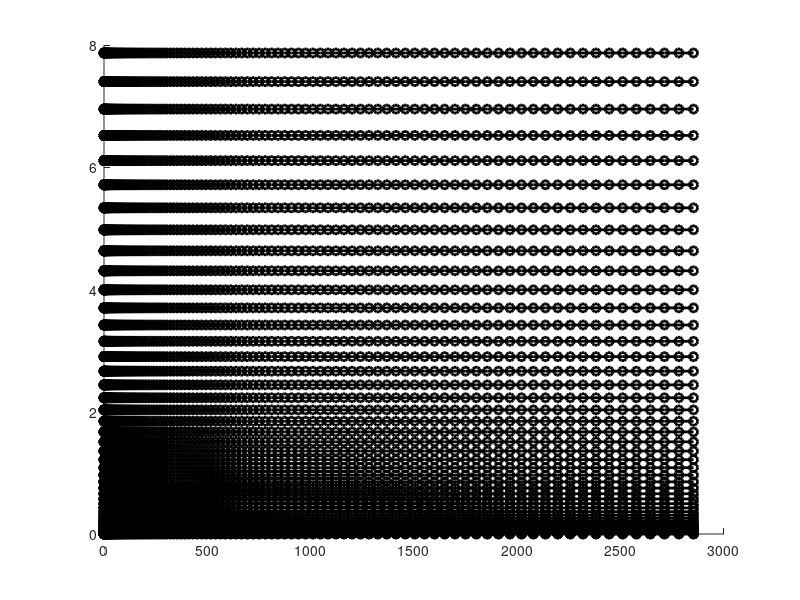
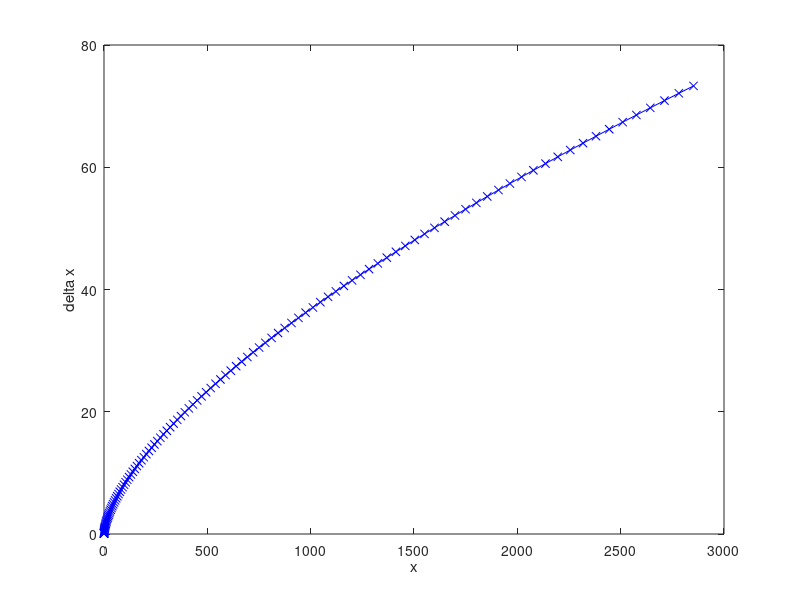
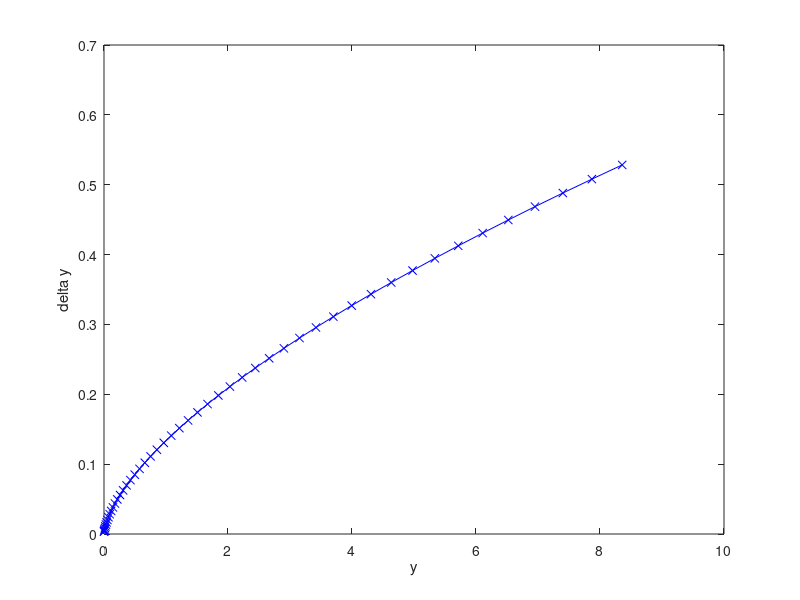

The MATLAB script that drew these images, in order:
close all
clear
clc

page_screen_output(0)

% ==============  FREESTREAM CONDITION  ==================
T_fs   = 220;      % [K]
U_fs   = 20000;    % [m/s]
V_fs   = 0;        % [m/s]
rho_fs = 5.65e-5;  % [kg/m3]

% ==============  DOMAIN PARAMETERS  =====================
Nelements    = 120;
Nstreamlines = 50;

% Parabolic spacing
deltax_0 = 0.04;
a_x = 0.005;
b_x = 0.0005;

deltay_0 = 0.003;
a_y = 0.0002;
b_y = 0.0001;

deltax = @(id) a_x*id.^2 + b_x*id + deltax_0;
deltay = @(id) a_y*id.^2 + b_y*id + deltay_0;

x_vect = [0];
y_vect = [0];

for(ele_id = 1:Nelements)
  x_vect(ele_id + 1) = x_vect(ele_id) + deltax(ele_id-1);
end

for(str_id = 1:Nstreamlines)
  y_vect(str_id + 1) = y_vect(str_id) + deltay(str_id-1);
end


% PLOT the generated streamlines
[XX,YY] = meshgrid(x_vect, y_vect);

figure
hold on
for(str_id = 1:Nstreamlines)
  plot(x_vect, y_vect(str_id)*ones(size(x_vect)), '-ok', 'linewidth', 2)
end

figure
plot(x_vect, deltax([1:numel(x_vect)]), '-xb')
xlabel('x')
ylabel('delta x')

figure
plot(y_vect, deltay([1:numel(y_vect)]), '-xb')
xlabel('y')
ylabel('delta y')


return
% =======  Load data file storing initial condition  ======
dd = load('FINAL_vertExt.csv');

% Extract it
yy_sim = dd(:,end-1);
TT_sim = dd(:,1);
ni_sim = dd(:,[2:12]);

n_sim = sum(ni_sim, 2);

Xi_sim = ni_sim./repmat(n_sim, 1, size(ni_sim,2));

yy_sim = [0; yy_sim];
TT_sim = [TT_sim(1); TT_sim];
Xi_sim = [Xi_sim(1,:); Xi_sim];

% Plot solution
figure
plot(yy_sim, TT_sim)

figure
plot(yy_sim, Xi_sim, 'k')

%%%% % Extended solution
%%%% yy_ext = [yy; 100];
%%%% TT_ext = [TT; T_fs];
%%%% 
%%%% for s_id = 1:size(Xi,2)
%%%%   Xi_ext(:,s_id) = []
%%%% end

% =======  Create and write streamlines   =========

for(str_id = 1:Nstreamlines)

  % Create a streamline file
  filename = sprintf('./streamlines/str_%05d', str_id-1);
  filename 
  fid = fopen(filename,'w');

  fprintf('Writing streamline %d\n', str_id);

  % March along streamline
  for(point_id = 1:Nelements)
    x = x_vect(point_id);
    y = y_vect(str_id);

    Xi = zeros(1,11);

    if(y < yy_sim(end))  % if I'm inside the previously simulated region
      T_now = interp1(yy_sim, TT_sim, y);
  
      % Mole fractions
      for s_id = 1:11
        Xi(s_id) = interp1(yy_sim, Xi_sim(:,s_id), y);
      end

    else % Freestream
      T_now = T_fs;

      Xi(7) = 0.79;
      Xi(9) = 0.21;
    end

    % x, y, T, rho, U, V, Xi
    fprintf(fid, '%e %e %e %e %e %e ', x, y, T_now, rho_fs, U_fs, V_fs);
    
    for s_id = 1:11
      fprintf(fid, '%e ', Xi(s_id))
    end
    fprintf(fid, '\n')

  end

  fclose(fid);

end


